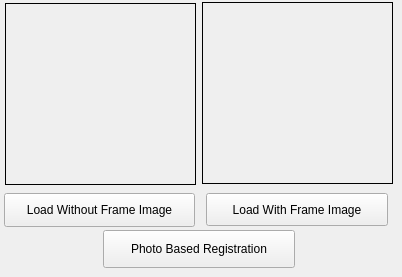
      <widget class="QWidget" name="PhotoBasedTab">
       <attribute name="title"><string>Photo Based</string></attribute>
       <widget class="QPushButton" name="LoadWithoutFrameImageButton">
        <property name="geometry"><rect><x>4</x><y>193</y><width>191</width><height>34</height></rect></property>
        <property name="text"><string>Load Without Frame Image</string></property>
       </widget>
       <widget class="QPushButton" name="LoadWithFrameImageButton">
        <property name="geometry"><rect><x>206</x><y>193</y><width>182</width><height>33</height></rect></property>
        <property name="text"><string>Load With Frame Image</string></property>
       </widget>
       <widget class="QLabel" name="ImageWithFrame">
        <property name="geometry"><rect><x>202</x><y>2</y><width>191</width><height>182</height></rect></property>
        <property name="frameShape"><enum>QFrame::Box</enum></property>
       </widget>
       <widget class="QLabel" name="ImageWithoutFrame">
        <property name="geometry"><rect><x>5</x><y>3</y><width>191</width><height>182</height></rect></property>
        <property name="frameShape"><enum>QFrame::Box</enum></property>
       </widget>
       <widget class="QPushButton" name="PhotoBasedRegistrationButton">
        <property name="geometry"><rect><x>103</x><y>230</y><width>192</width><height>38</height></rect></property>
        <property name="text"><string>Photo Based Registration</string></property>
       </widget>
      </widget>
